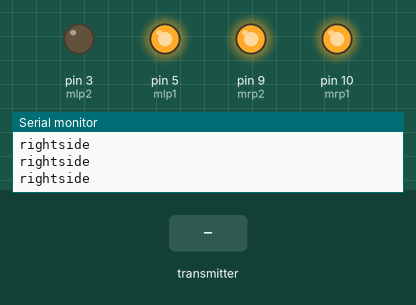
Bench run of a sketch on a simulated Arduino Uno, built with avr-gcc and run on an emulated ATmega328P. On the bench: output pins drawn as LEDs (lit = HIGH), the last lines printed to the serial monitor. Inputs (shaded band) come from the test bench. No radio packets arrive unless stated.

Above: at 1.2 s.
1.3 s: the transmitter starts sending data.0 = 512
At 2.4 s:
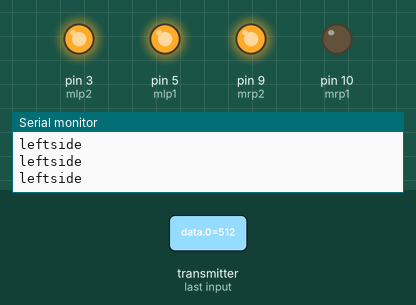
2.8 s: the transmitter starts sending data.0 = 0
At 3.5 s:
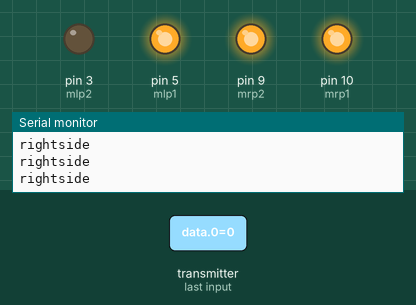
5.8 s: the transmitter starts sending data.0 = 1023
At 6.1 s:
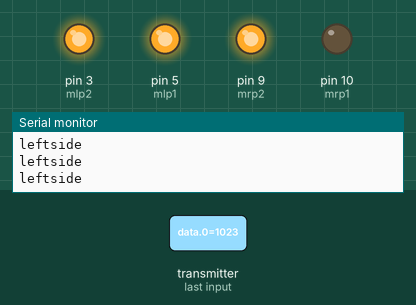
8.8 s: the transmitter starts sending data.0 = 256
At 9.5 s:
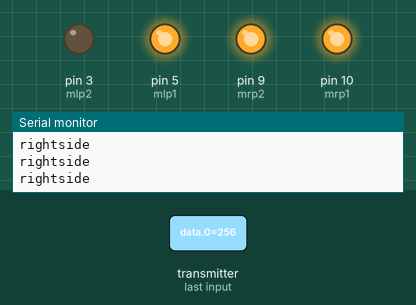
Timing chart, 0 to 11.3 s (numbered marks = the images above; inputs shaded):
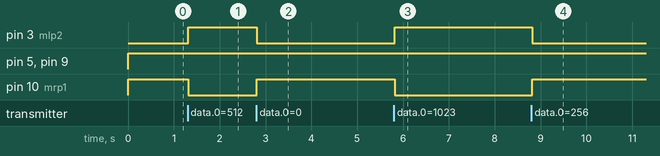

Measured:
- after the input at 1.3 s, pin 3 (mlp2): LOW → HIGH at once; pin 10 (mrp1): HIGH → LOW at once
- after the input at 2.8 s, pin 3 (mlp2): HIGH → LOW at once; pin 10 (mrp1): LOW → HIGH at once
- after the input at 5.8 s, pin 3 (mlp2): LOW → HIGH at once; pin 10 (mrp1): HIGH → LOW at once
- after the input at 8.8 s, pin 3 (mlp2): HIGH → LOW at once; pin 10 (mrp1): LOW → HIGH at once

The sketch:

recever_trail_code.ino
```cpp
#include <SPI.h>

#include <nRF24L01.h>
#include <printf.h>
#include <RF24.h>
#include <RF24_config.h>

const int mrp1=10;
const int mrp2=9;
const int mlp1=5;
const int mlp2=3;
int z,y;
int data[2];
RF24 radio(7,2);

const uint64_t pipe=0xE8E8F0F0E1B4;

void setup() {
  // put your setup code here, to run once:

pinMode(mrp1,OUTPUT);

pinMode(mrp2,OUTPUT);

pinMode(mlp1,OUTPUT);

pinMode(mlp2,OUTPUT);
Serial.begin(9600);
radio.begin();
radio.setChannel(76);
radio.openReadingPipe(1,pipe);
radio.startListening();
radio.setPALevel(RF24_PA_MIN);

}

void loop() {
  // put your main code here, to run repeatedly:
if(radio.available())
{
  radio.read(data, sizeof(data));
 /* Serial.print("data[0]=");
  Serial.println(data[0]);
  Serial.print("data[1]=");
  Serial.println(data[1]);
*/
  z=data[0];
  y=data[1];

}

if(y<370 && y>330 && z<380 && z>335) // netural for y
{
  Serial.println("speed 0");
  digitalWrite(mrp1,HIGH);
  digitalWrite(mrp2,HIGH);
  digitalWrite(mlp1,HIGH);
  digitalWrite(mlp2,HIGH);


}
if(y>370 && y<430) // upper for y
{
Serial.println(" speed +");
digitalWrite(mrp1,LOW);
  digitalWrite(mrp2,HIGH);
  digitalWrite(mlp1,HIGH);
  digitalWrite(mlp2,LOW);

}
if(y>277 && y<330) // lower for y
{
 Serial.println(" speed -");
digitalWrite(mrp1,HIGH);
  digitalWrite(mrp2,LOW);
  digitalWrite(mlp1,LOW);
  digitalWrite(mlp2,HIGH);

  }

if(z>380)// left for z
{
  Serial.println("leftside ");
  digitalWrite(mrp1,LOW);
  digitalWrite(mrp2,HIGH);
  digitalWrite(mlp1,HIGH);
  digitalWrite(mlp2,HIGH);

}

if(z<335) // right for z
{
 Serial.println("rightside");
digitalWrite(mrp1,HIGH);
  digitalWrite(mrp2,HIGH);
  digitalWrite(mlp1,HIGH);
  digitalWrite(mlp2,LOW);

}


}
```
